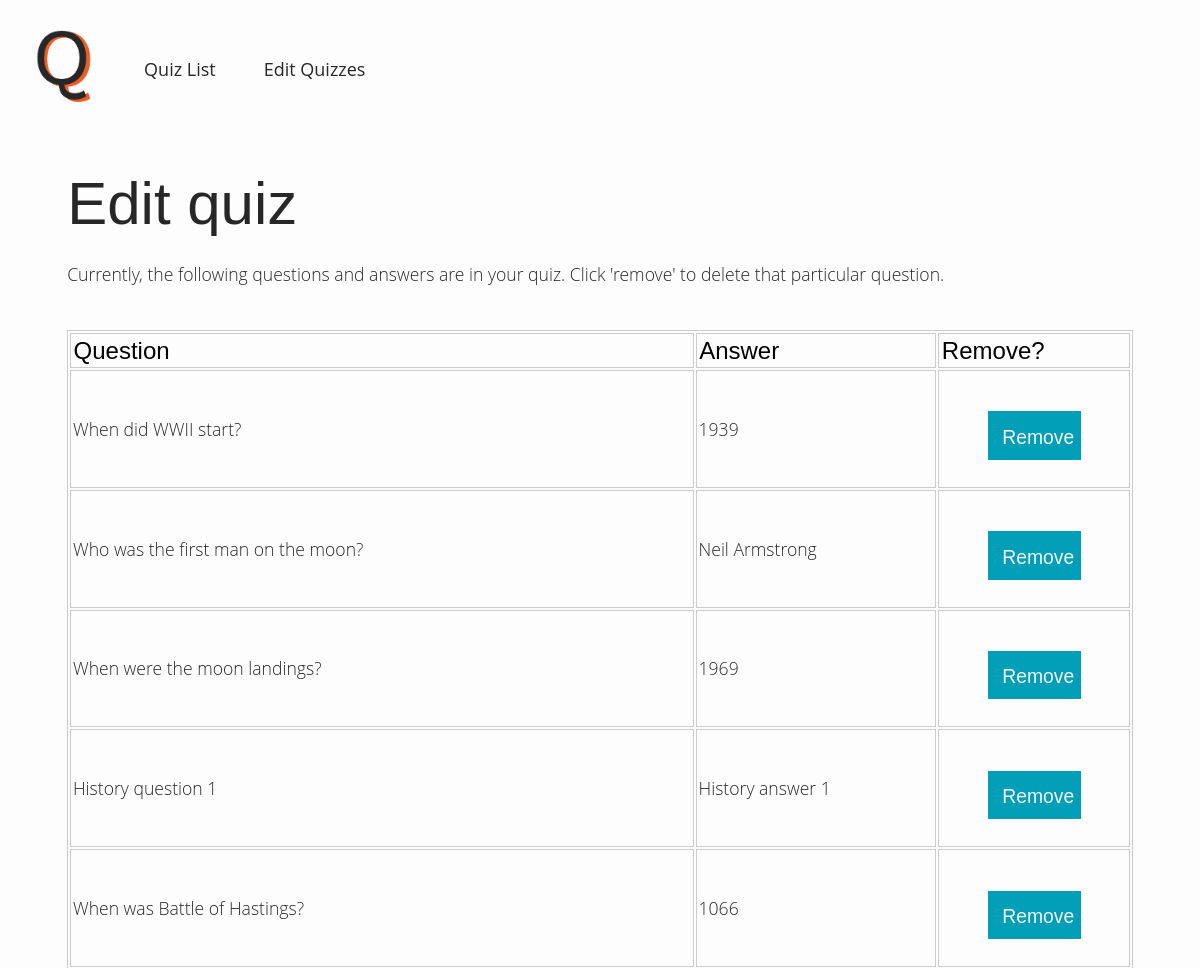
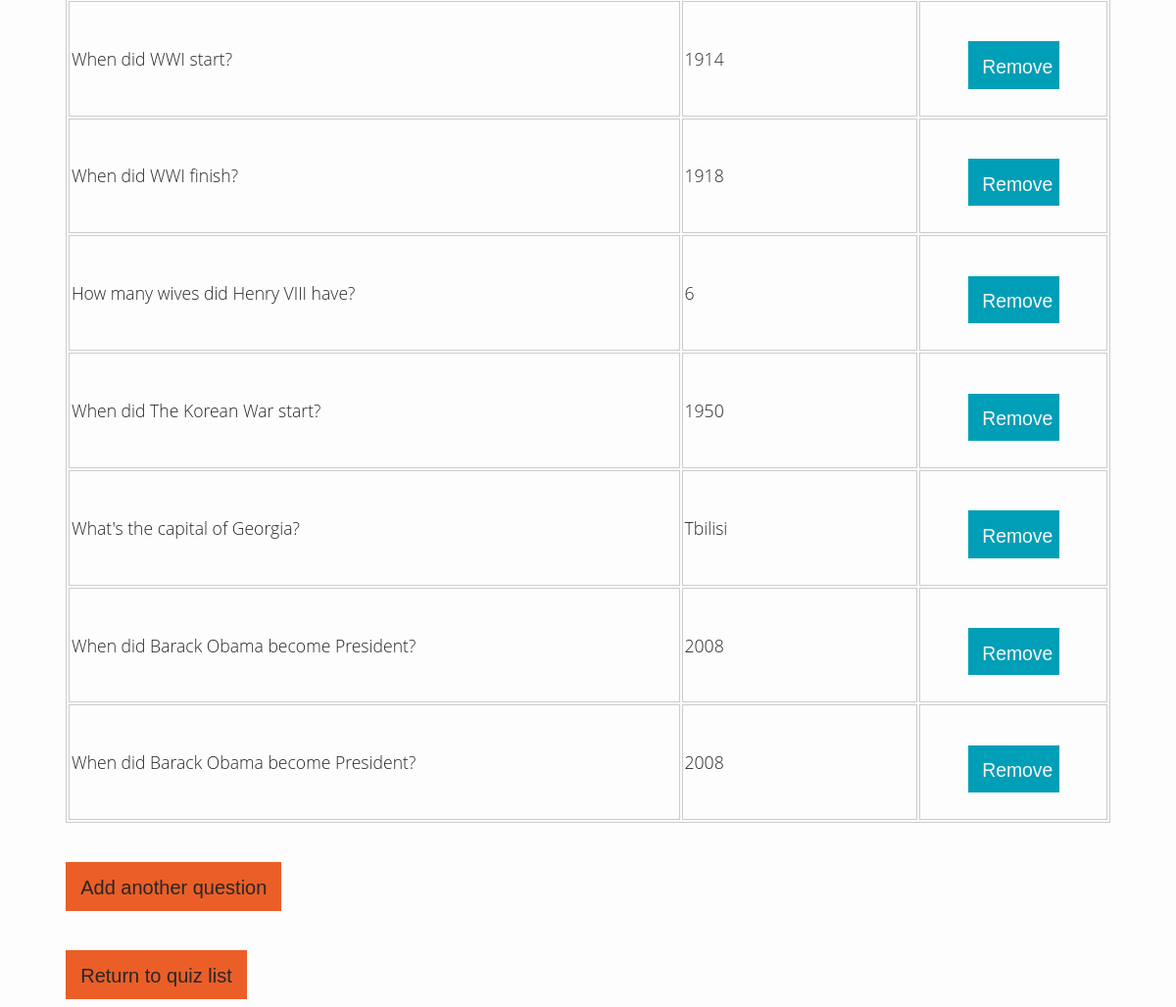
Screenshot of /edit/1 with the database file from the repository (2 pictures, top to bottom).
### app/models.py (models this page shows, shortened)
class Question(db.Model):
    id = db.Column(db.Integer, primary_key=True)
    question = db.Column(db.String(120), index=True, unique=False)
    answer = db.Column(db.String(120), index=True, unique=False)
    quiz_id = db.Column(db.Integer, db.ForeignKey("quiz.id"))

### app/routes.py (the view, shortened to what this page needs)
@app.route("/edit/<quiz_id>", methods=["GET", "POST"])
def edit(quiz_id):
	questions = Question.query.filter(Question.quiz_id==quiz_id)
	return render_template("edit.html", questions=questions, quiz_id=quiz_id)

### app/templates/edit.html (shortened to what this page needs)
{% extends "base.html" %}
{% block body %}
	<div class="quiz">
		<h1>Edit quiz</h1>
		<p class="tagline">Currently, the following questions and answers are in your quiz. Click 'remove' to delete that particular question.</p>
		<table id="edit-question-table">
			<tr>
				<th>Question</th>
				<th>Answer</th>
				<th>Remove?</th>
			</tr>
			{% for question in questions %}
				<tr>
					<td>{{ question.question }}</td>
					<td>{{ question.answer }}</td>
					<td>
						<form method="POST" action="/delete">
							<div id="remove-question">
								<input type="submit" value="Remove">
							</div>
						</form>
					</td>
				</tr>
			{% endfor %}
		</table>
		<button><a href="/add/{{ quiz_id }}">Add another question</a></button><br>
		<button><a href="/show-quizzes">Return to quiz list</a></button><br>
	</div>
{% endblock %}

### app/static/css/main.css (style rules this page uses)
body { align-items: left; background-color: #FDFDFD; }
h1 { font-family: Work Sans, sans-serif; font-weight: 300; font-size: 3.75em; margin-bottom: 0.4em; color: #272727; }
p { font-family: Open Sans, sans-serif; margin-bottom: 0px; font-size: 1.1em; font-weight: 300; color: #272727; }
a { text-decoration: none; color: #272727; }
input { width: 100%; margin-bottom: 1.3em; }
input[type="submit"], textarea, button { background-color: #EB5E28; border: none; padding: 0.75em; height: 2.5em; margin-top: 2em; font-family: Work Sans, sans-serif; font-weight: 400; font-size: 1.25em; text-decoration: none; color: #272727; }
.quiz { margin-left: 5%; margin-right: 5%; }
.tagline { margin-bottom: 2.5em; }
table { width: 100%; }
th, td { padding: 0.1em; text-align: left; }
th { font-family: Work Sans, sans-serif; font-weight: 500; font-size: 1.5em; }
td { font-family: Open Sans, sans-serif; margin-bottom: 0px; font-size: 1.1em; font-weight: 300; }
#remove-question { width: 50%; margin-left: 25%; }
#remove-question input[type="submit"] { width: 100%; background-color: #009FB7; color: #f7f7f7; font-weight: 300; font-size: 1.1em; }
#edit-question-table, tr, td, th { border: 1px solid #ccc; }
#edit-question-table td { font-family: Open Sans, sans-serif; margin-bottom: 0px; font-size: 1.1em; font-weight: 300; color: #272727; }

### rows the page displays
Question: question "When did WWII start?", answer "1939"
Question: question "Who was the first man on the moon?", answer "Neil Armstrong"
Question: question "When were the moon landings?", answer "1969"
Question: question "History question 1", answer "History answer 1"
Question: question "When was Battle of Hastings?", answer "1066"
Question: question "When did WWI start?", answer "1914"
Question: question "When did WWI finish?", answer "1918"
Question: question "How many wives did Henry VIII have?", answer "6"
Question: question "When did The Korean War start?", answer "1950"
Question: question "What's the capital of Georgia?", answer "Tbilisi"
Question: question "When did Barack Obama become President?", answer "2008"
Question: question "When did Barack Obama become President?", answer "2008"
